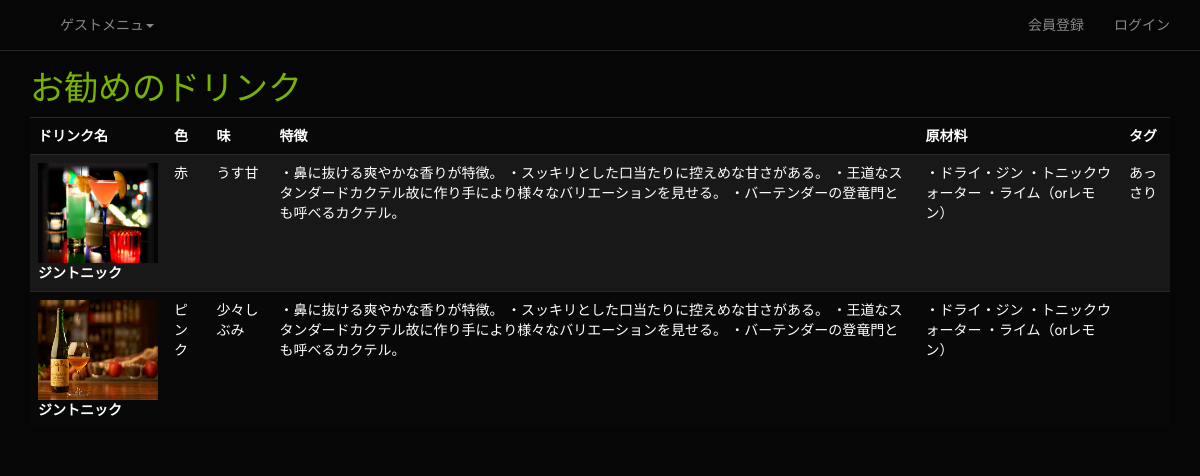
Screenshot of /drink.php with the database file from the repository.
### tables this page shows
CREATE TABLE IF NOT EXISTS `tb_drink` (
  `dk_id` bigint(20) unsigned NOT NULL AUTO_INCREMENT,
  `dk_name` varchar(64) NOT NULL,
  `dk_detail` text NOT NULL,
  `color` varchar(32) NOT NULL,
  `taste` text NOT NULL,
  `ingredients` text NOT NULL,
  `alcohol` float NOT NULL,
  `maker` varchar(64) NOT NULL,
  `price` int(11) NOT NULL,
  UNIQUE KEY `dk_id` (`dk_id`)
);

### src/drink.php (the view, shortened to what this page needs)
<?php
include('page_header.php');
require_once('db_inc.php');
echo '<h3 class="text-success">お勧めのドリンク</h3>';
$sql = "SELECT * FROM tb_tags" ;
$rs = mysql_query($sql, $conn);
$tags =array();
if ($rs) {
  $row = mysql_fetch_array($rs) ;
  while ($row) {
    $id = $row['dk_id'];
    $tags[$id] = isset($tags[$id]) ? $tags[$id] .'、' . $row['tag'] : $row['tag'];
    $row = mysql_fetch_array($rs) ;
  }
}
$sql = "SELECT * FROM tb_drink";
$rs = mysql_query($sql, $conn);
if ($rs) {
  echo '<table class="table table-striped table-hover">';
  echo '<tr><th>ドリンク名</th><th>色</th><th>味</th><th>特徴</th><th>原材料</th><th>タグ</th></tr>';
  $row = mysql_fetch_array($rs) ;
  while ($row) {
    $id = $row['dk_id'];
    $fname = 'dk' .str_pad($id,5,'0',STR_PAD_LEFT) . '.jpg';
    $tag = isset($tags[$id]) ? $tags[$id] : '';
    echo '<tr data-href="drink_detail.php?id='. $id . '">';
    echo '<th>' .'<img src="../img/'.$fname .'" height="100px" width="120px"><br>'. $row['dk_name']. '</th>';
    echo '<td>' . $row['color'] . '</td>';
    echo '<td>' . $row['taste'] . '</td>';
    $det = preg_replace('/#/','・',$row['dk_detail']);
    $ind = preg_replace('/#/','・',$row['ingredients']);
    echo '<td>' . $det . '</td>';
    echo '<td>' . $ind . '</td>';
    echo '<td>' . $tag . '</td>';
    echo '</tr>';
    $row = mysql_fetch_array($rs) ;
  }
  echo '</table>';
}
include('page_footer.php');
?>

### rows the page displays
tb_drink: shows a picture, dk_name "ジントニック", color "赤", taste "うす甘", dk_detail "・鼻に抜ける爽やかな香りが特徴。 ・スッキリとした口当たりに控えめな甘さがある。 ・王道なスタンダードカクテル故に作り手により様々なバリエーションを見せる。 ・バーテンダーの登竜門とも呼べるカクテル。", ingredients "・ドライ・ジン ・トニックウォーター ・ライム（orレモン）", dk_id "あっさり"
tb_drink: shows a picture, dk_name "ジントニック", color "ピンク", taste "少々しぶみ", dk_detail "・鼻に抜ける爽やかな香りが特徴。 ・スッキリとした口当たりに控えめな甘さがある。 ・王道なスタンダードカクテル故に作り手により様々なバリエーションを見せる。 ・バーテンダーの登竜門とも呼べるカクテル。", ingredients "・ドライ・ジン ・トニックウォーター ・ライム（orレモン）"

### other values shown
$urname "ゲスト"
$label "会員登録"
$label "ログイン"
